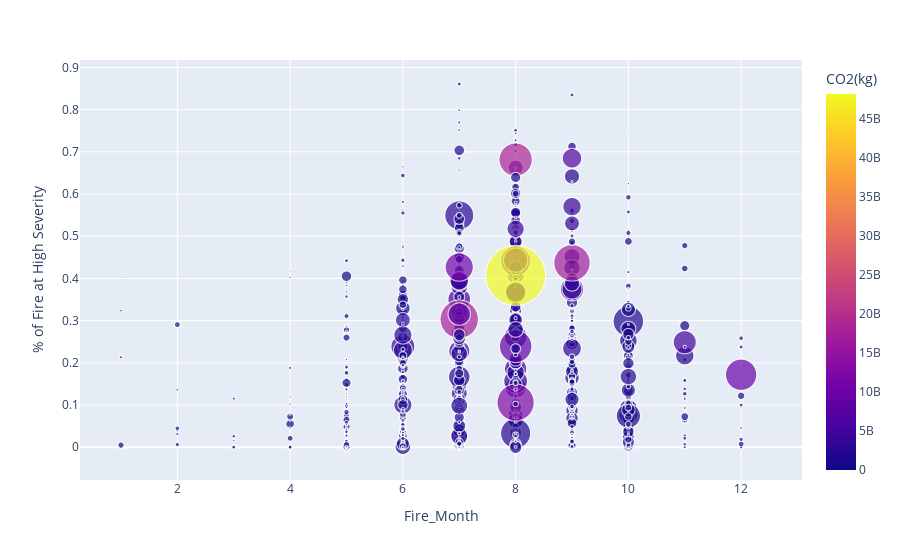

The notebook cell this image was saved under:
### Code cell
fig = px.scatter(ca_fires, x='Fire_Month', y='% of Fire at High Severity', size_max=60,
                    size='Total_area_burned(ha)', color='CO2(kg)')

fig.show()

### Figure 1 — Plotly figure (JSON) as saved in the notebook; plotly's stock layout.template omitted (floating-point values rounded to 4 significant figures; data arrays with more than 128 entries replaced by an {"elided": "..."} marker saying what was removed)
{"data": [{"hovertemplate": "Fire_Month=%{x}<br>% of Fire at High Severity=%{y}<br>Total_area_burned(ha)=%{marker.size}<br>CO2(kg)=%{marker.color}<extra></extra>", "legendgroup": "", "marker": {"color": {"elided": "1697 float values"}, "coloraxis": "coloraxis", "size": {"elided": "1697 float values"}, "sizemode": "area", "sizeref": 116.0, "symbol": "circle"}, "mode": "markers", "name": "", "showlegend": false, "type": "scattergl", "x": {"elided": "1697 int values"}, "xaxis": "x", "y": {"elided": "1697 float values"}, "yaxis": "y"}], "layout": {"coloraxis": {"colorbar": {"title": {"text": "CO2(kg)"}}, "colorscale": [[0, "#0d0887"], [0.1111, "#46039f"], [0.2222, "#7201a8"], [0.3333, "#9c179e"], [0.4444, "#bd3786"], [0.5556, "#d8576b"], [0.6667, "#ed7953"], [0.7778, "#fb9f3a"], [0.8889, "#fdca26"], [1, "#f0f921"]]}, "legend": {"itemsizing": "constant", "tracegroupgap": 0}, "margin": {"t": 60}, "xaxis": {"anchor": "y", "domain": [0, 1], "title": {"text": "Fire_Month"}}, "yaxis": {"anchor": "x", "domain": [0, 1], "title": {"text": "% of Fire at High Severity"}}}}
